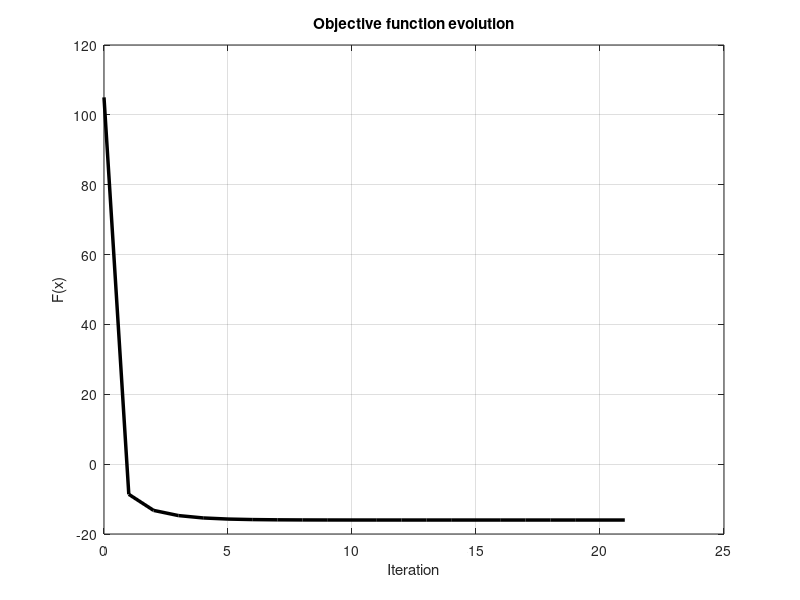

Recreate this plot in MATLAB.
% gradient descent algorithm
clc; clear; close all;
k = 1; k_max = 30;


%%%%%%%%%%%%%%%%%%%%%%%%%%% entry of parameters %%%%%%%%%%%%%%%%%%%%%%%%%%%
% tolerance, initial solution, size step
ep    = 1e-3;
x     = [1; 10];
alpha = 2e-1;

% objective function
F  = @(x1,x2) x1.^2 +2.*x2.^2 +x1.*x2 -6.*x1 -10.*x2;

% analytical gradient
Gr = @(x1,x2) [2*x1+x2-6; 4*x2+x1-10];


%%%%%%%%%%%%%%%%%%%%%%%%%%% gradient descent %%%%%%%%%%%%%%%%%%%%%%%%%%%%%%
f(k) = F(x(1),x(2));        % evaluate objective for x_0
fprintf('k = %2d: x = %-10s| F(x) = %.4f\n', k, mat2str(x,2), f(k));

while( k<k_max && abs( max(Gr(x(1),x(2))) )>ep ) % maximum iterations or optimality stop criterion
    k = k+1;
    d = -Gr(x(1),x(2));     % descent direction
    x = x +alpha*d;         % gradient descent 

    f(k) = F(x(1),x(2));    % evaluate objective function
    fprintf('k = %2d: x = %-10s| F(x) = %.4f\n', k, mat2str(x,2), f(k));    % show progress
end

plot(0:k-1, f, 'LineWidth',2.5, 'color','k'); grid on;
title('Objective function evolution'); xlabel('Iteration'); ylabel('F(x)');